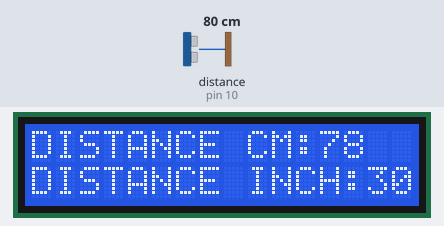
A sketch run on a simulated Arduino Uno, built with avr-gcc and run on an emulated ATmega328P. Shown: 16×2 character LCD. Wiring (inferred from the names in the program): ultrasonic range finder: trigger pin 9; echo pin 10. The inputs (shaded band) are chosen by the test bench; at power-on: distance to the obstacle (sensor on pin 10) 80 cm. The echo pulse lasts 58.3 µs per cm.

Above: at 3.2 s.
3.3 s: distance to the obstacle (sensor on pin 10) set to 2 cm
At 4.2 s:
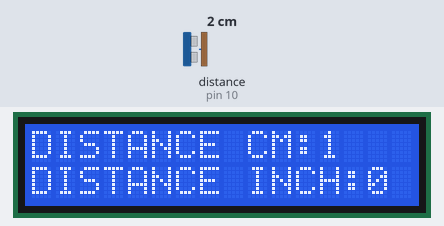
6.3 s: distance to the obstacle (sensor on pin 10) set to 4 cm
At 7.1 s:
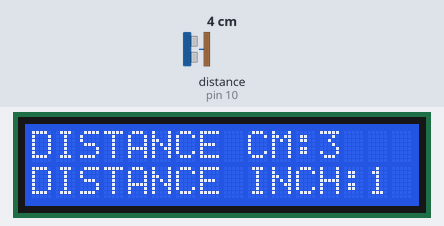
9.3 s: distance to the obstacle (sensor on pin 10) set to 18 cm
At 10.5 s:
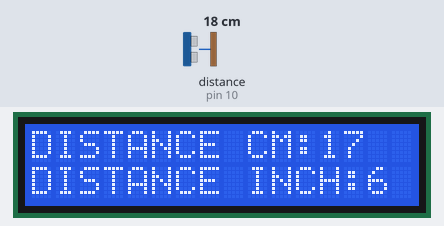
12.3 s: distance to the obstacle (sensor on pin 10) set to 35 cm
At 12.8 s:
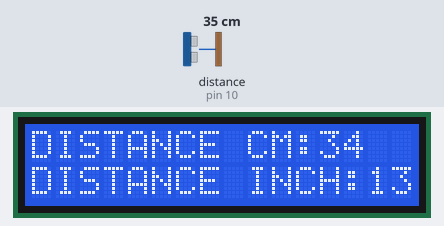
15.3 s: distance to the obstacle (sensor on pin 10) set to 9 cm
At 16.3 s:
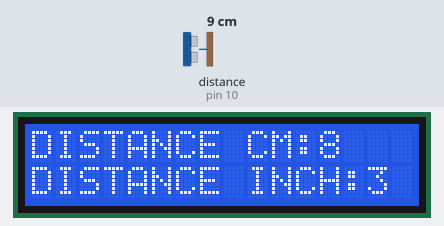
18.3 s: distance to the obstacle (sensor on pin 10) set to 60 cm
At 19.6 s:
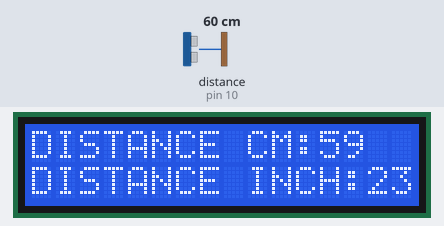
Timing chart, 0 to 21.3 s (numbered marks = the images above; inputs shaded):
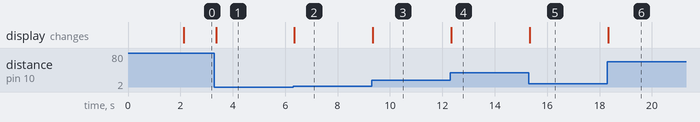

The sketch:

Ultrasonic_with_LCD.ino
```cpp
#include <Wire.h> // Library for I2C communication

#include <LiquidCrystal_I2C.h> // Library for LCD

LiquidCrystal_I2C lcd = LiquidCrystal_I2C(0x27, 16, 2); // Change to (0x27,16,2) for 16x2 LCD.my address is (0x3F)


int trigPin = 9;

int echoPin = 10;

long distance;

long distanceInch;

long duration;


void setup(){

  lcd.init();

  lcd.backlight();


 pinMode(trigPin, OUTPUT);

 pinMode(echoPin, INPUT);


 lcd.setCursor(0,0);

 lcd.print("   WELCOME TO");

 lcd.setCursor(0,1);

 lcd.print("  MKINVENTIONS");

 delay(2000);

}


void loop() {

  ULTRASONIC();

 lcd.clear();

 lcd.setCursor(0,0);

 lcd.print("DISTANCE CM:");

 lcd.print(distance);

 lcd.setCursor(0,1);

 lcd.print("DISTANCE INCH:");

 lcd.print(distanceInch);

// lcd.setCursor(0,1);

// lcd.print("DISTANCE MM:");

// lcd.print(distanceInch);

}


void ULTRASONIC(){

  digitalWrite(trigPin, LOW);

  delayMicroseconds(2);

  digitalWrite(trigPin, HIGH);

  delayMicroseconds(10);

  digitalWrite(trigPin, LOW);

  duration = pulseIn(echoPin, HIGH);

  distance = duration*0.034/2;

  distanceInch = duration*0.0133/2;


  }
```

Measured:
- after the input at 3.3 s, the display: changes after 0.06 s (image 1)
- after the input at 6.3 s, the display: changes at once (image 2)
- after the input at 9.3 s, the display: changes at once (image 3)
- after the input at 12.3 s, the display: changes at once (image 4)
- after the input at 15.3 s, the display: changes at once (image 5)
- after the input at 18.3 s, the display: changes at once (image 6)
